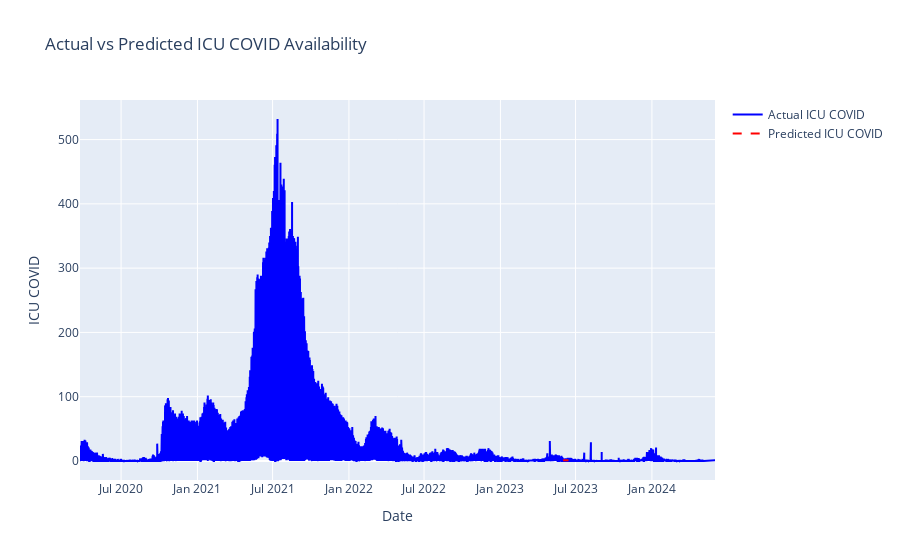

Here is the notebook cell this chart was saved with:
### Code cell
import plotly.graph_objects as go

# Create the figure
fig = go.Figure()

# Add the actual ICU COVID data
fig.add_trace(go.Scatter(x=data['date'], y=data['icu_covid'], name='Actual ICU COVID', mode='lines', line=dict(color='blue')))

# Add the predicted ICU COVID data
fig.add_trace(go.Scatter(x=future_data['date'], y=future_data['icu_covid_predicted'], name='Predicted ICU COVID', mode='lines', line=dict(color='red', dash='dash')))

# Set the layout
fig.update_layout(
    title='Actual vs Predicted ICU COVID Availability',
    xaxis=dict(title='Date'),
    yaxis=dict(title='ICU COVID'),
    showlegend=True
)

# Show the plot
fig.show()

### Figure 1 — Plotly figure (JSON) as saved in the notebook; plotly's stock layout.template omitted (floating-point values rounded to 4 significant figures; data arrays with more than 128 entries replaced by an {"elided": "..."} marker saying what was removed)
{"data": [{"line": {"color": "blue"}, "mode": "lines", "name": "Actual ICU COVID", "type": "scatter", "x": {"elided": "24018 str values"}, "y": {"elided": "24018 int values"}}, {"line": {"color": "red", "dash": "dash"}, "mode": "lines", "name": "Predicted ICU COVID", "type": "scatter", "x": ["2023-06-01T00:00:00", "2023-06-02T00:00:00", "2023-06-03T00:00:00", "2023-06-04T00:00:00", "2023-06-05T00:00:00", "2023-06-06T00:00:00", "2023-06-07T00:00:00", "2023-06-08T00:00:00", "2023-06-09T00:00:00", "2023-06-10T00:00:00", "2023-06-11T00:00:00", "2023-06-12T00:00:00", "2023-06-13T00:00:00", "2023-06-14T00:00:00"], "y": [1.107, 1.107, 1.107, 1.107, 1.107, 1.107, 1.107, 1.107, 1.107, 1.107, 1.107, 1.107, 1.107, 1.107]}], "layout": {"showlegend": true, "title": {"text": "Actual vs Predicted ICU COVID Availability"}, "xaxis": {"title": {"text": "Date"}}, "yaxis": {"title": {"text": "ICU COVID"}}}}
